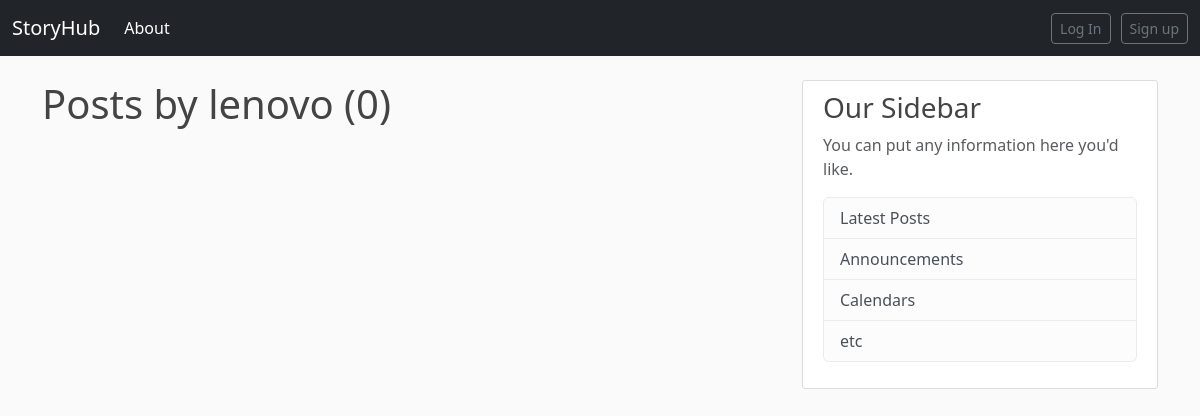
Page /user/lenovo on the earlier database version.
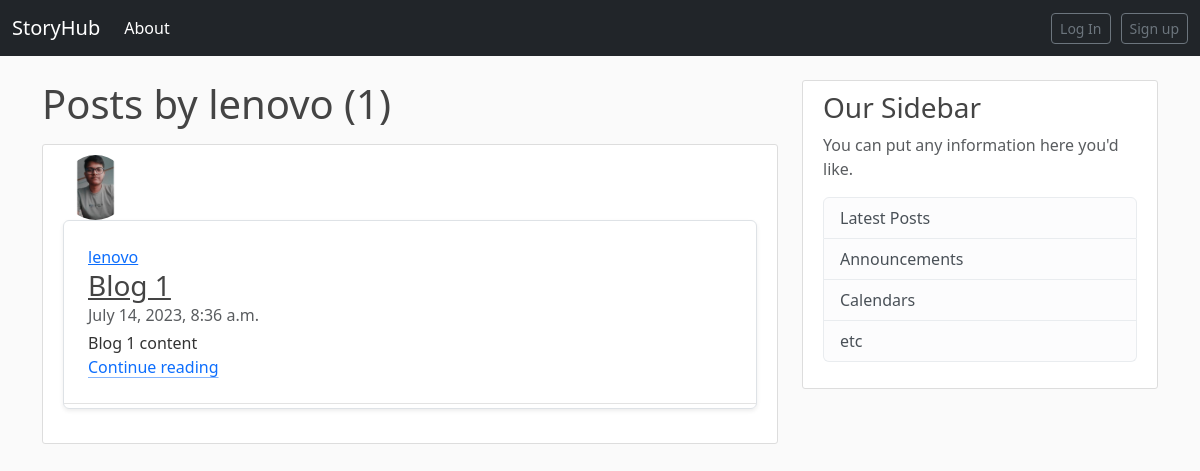
Same page on the later database version.
### blog/models.py (models this page shows, shortened)
class Post(models.Model):
    title=models.CharField(max_length=100)
    content=models.TextField()
    date_posted=models.DateTimeField(default=timezone.now)
    author=models.ForeignKey(User,on_delete=models.CASCADE)

### user/models.py (models this page shows, shortened)
class Profile(models.Model):
    user=models.OneToOneField(User,on_delete=models.CASCADE)
    image=models.ImageField(default='default.jpg',upload_to='profile_pics')
    bio=models.TextField(default='')

### blog/views.py (the view)
# urls.py: path('user/<str:username>', views.UserPostListView.as_view(), name='user-post'),
class UserPostListView(ListView):
    model=Post
    template_name='blog/user_posts.html'
    context_object_name='posts'
    ordering=['-date_posted']
    paginate_by=5
    def get_queryset(self):
        user=get_object_or_404(User,username=self.kwargs.get('username'))
        return Post.objects.filter(author=user).order_by('-date_posted')

### blog/templates/blog/user_posts.html (shortened to what this page needs)
{% extends "blog/base.html" %}
{% block content %}
    <h1 class="mb-3">Posts by {{ view.kwargs.username }} ({{ page_obj.paginator.count }})</h1>
    {% for posts in posts %}
        <article class="media content-section col-md-12">
            <img class="rounded-circle article-img" src="{{ posts.author.profile.image.url }}">
            <div class="media-body row g-0 border rounded overflow-hidden flex-md-row mb-4 shadow-sm h-md-250 position-relative" >
              <div class="article-metadata col p-4 d-flex flex-column position-static">
                <a class="mr-2" href="{% url 'user-post' posts.author.username %}">{{posts.author}}</a>
                <h3 class="mb-0"><a class="article-title" href="{% url 'post-detail' posts.id %}">{{ posts.title }}</a></h3>
                <div class="mb-1 text-body-secondary"> {{ posts.date_posted}} </div>
                <p class="card-text mb-auto">{{ posts.content }}</p>
                <a href="{% url 'post-detail' posts.id %}" class="icon-link gap-1 icon-link-hover stretched-link">
                  Continue reading
                  <svg class="bi"><use xlink:href="#chevron-right"></use></svg>
                </a>
              </div>
            </div>
        </article>
    {% endfor %}
{% endblock content %}

Differences in the rows shown:
added Post: author.profile.image (picture), author "lenovo", title "Blog 1", date_posted "July 14, 2023, 8:36 a.m.", content "Blog 1 content"
Other differences:
{{ page_obj.paginator.count }}: "0" → "1"
